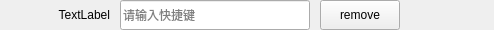
<?xml version="1.0" encoding="UTF-8"?>
<ui version="4.0">
 <class>HotkeyItemWid</class>
 <widget class="QWidget" name="HotkeyItemWid">
  <property name="geometry">
   <rect>
    <x>0</x>
    <y>0</y>
    <width>494</width>
    <height>30</height>
   </rect>
  </property>
  <property name="sizePolicy">
   <sizepolicy hsizetype="Expanding" vsizetype="Preferred">
    <horstretch>0</horstretch>
    <verstretch>0</verstretch>
   </sizepolicy>
  </property>
  <property name="windowTitle">
   <string>HotkeyItemWid</string>
  </property>
  <layout class="QHBoxLayout" name="horizontalLayout">
   <property name="spacing">
    <number>0</number>
   </property>
   <property name="leftMargin">
    <number>0</number>
   </property>
   <property name="topMargin">
    <number>0</number>
   </property>
   <property name="rightMargin">
    <number>0</number>
   </property>
   <property name="bottomMargin">
    <number>0</number>
   </property>
   <item>
    <widget class="QLabel" name="hotkeyName">
     <property name="sizePolicy">
      <sizepolicy hsizetype="Preferred" vsizetype="Preferred">
       <horstretch>0</horstretch>
       <verstretch>0</verstretch>
      </sizepolicy>
     </property>
     <property name="minimumSize">
      <size>
       <width>110</width>
       <height>30</height>
      </size>
     </property>
     <property name="maximumSize">
      <size>
       <width>110</width>
       <height>30</height>
      </size>
     </property>
     <property name="text">
      <string>TextLabel</string>
     </property>
     <property name="alignment">
      <set>Qt::AlignRight|Qt::AlignTrailing|Qt::AlignVCenter</set>
     </property>
    </widget>
   </item>
   <item>
    <spacer name="horizontalSpacer_3">
     <property name="orientation">
      <enum>Qt::Horizontal</enum>
     </property>
     <property name="sizeType">
      <enum>QSizePolicy::Fixed</enum>
     </property>
     <property name="sizeHint" stdset="0">
      <size>
       <width>10</width>
       <height>20</height>
      </size>
     </property>
    </spacer>
   </item>
   <item>
    <widget class="QLineEdit" name="hotkeyEdit">
     <property name="sizePolicy">
      <sizepolicy hsizetype="Preferred" vsizetype="Preferred">
       <horstretch>0</horstretch>
       <verstretch>0</verstretch>
      </sizepolicy>
     </property>
     <property name="minimumSize">
      <size>
       <width>190</width>
       <height>30</height>
      </size>
     </property>
     <property name="maximumSize">
      <size>
       <width>190</width>
       <height>30</height>
      </size>
     </property>
     <property name="inputMask">
      <string/>
     </property>
     <property name="alignment">
      <set>Qt::AlignLeading|Qt::AlignLeft|Qt::AlignVCenter</set>
     </property>
     <property name="placeholderText">
      <string>请输入快捷键</string>
     </property>
    </widget>
   </item>
   <item>
    <spacer name="horizontalSpacer">
     <property name="orientation">
      <enum>Qt::Horizontal</enum>
     </property>
     <property name="sizeType">
      <enum>QSizePolicy::Fixed</enum>
     </property>
     <property name="sizeHint" stdset="0">
      <size>
       <width>10</width>
       <height>20</height>
      </size>
     </property>
    </spacer>
   </item>
   <item>
    <widget class="QPushButton" name="removeHotkeyButton">
     <property name="sizePolicy">
      <sizepolicy hsizetype="Preferred" vsizetype="Preferred">
       <horstretch>2</horstretch>
       <verstretch>0</verstretch>
      </sizepolicy>
     </property>
     <property name="minimumSize">
      <size>
       <width>80</width>
       <height>30</height>
      </size>
     </property>
     <property name="maximumSize">
      <size>
       <width>80</width>
       <height>30</height>
      </size>
     </property>
     <property name="text">
      <string>remove</string>
     </property>
    </widget>
   </item>
   <item>
    <spacer name="horizontalSpacer_2">
     <property name="orientation">
      <enum>Qt::Horizontal</enum>
     </property>
     <property name="sizeHint" stdset="0">
      <size>
       <width>10</width>
       <height>20</height>
      </size>
     </property>
    </spacer>
   </item>
  </layout>
 </widget>
 <layoutdefault spacing="6" margin="11"/>
 <resources/>
 <connections/>
</ui>
